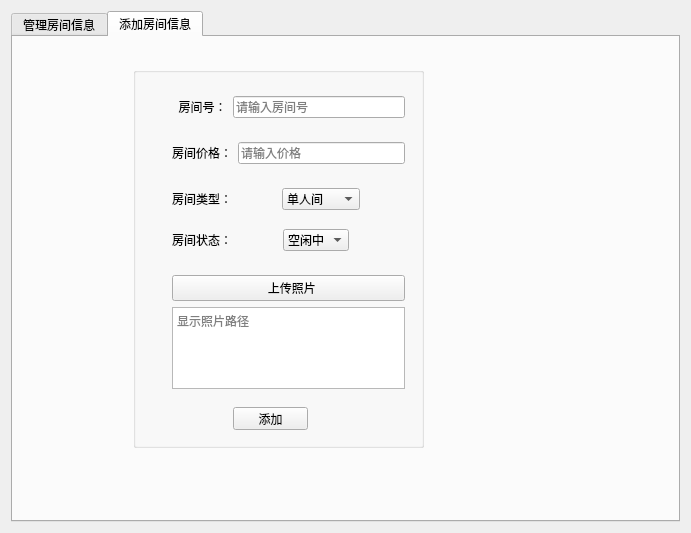
<?xml version="1.0" encoding="UTF-8"?>
<ui version="4.0">
 <class>superPage1</class>
 <widget class="QWidget" name="superPage1">
  <property name="geometry">
   <rect>
    <x>0</x>
    <y>0</y>
    <width>691</width>
    <height>533</height>
   </rect>
  </property>
  <property name="windowTitle">
   <string>Form</string>
  </property>
  <layout class="QVBoxLayout" name="verticalLayout_3">
   <item>
    <widget class="QTabWidget" name="tabWidget">
     <property name="currentIndex">
      <number>1</number>
     </property>
     <widget class="QWidget" name="tab_3">
      <attribute name="title">
       <string>管理房间信息</string>
      </attribute>
      <widget class="QWidget" name="widget" native="true">
       <property name="geometry">
        <rect>
         <x>0</x>
         <y>0</y>
         <width>691</width>
         <height>511</height>
        </rect>
       </property>
       <widget class="QTableView" name="tableView">
        <property name="geometry">
         <rect>
          <x>10</x>
          <y>80</y>
          <width>641</width>
          <height>391</height>
         </rect>
        </property>
       </widget>
       <widget class="QGroupBox" name="groupBox">
        <property name="geometry">
         <rect>
          <x>10</x>
          <y>10</y>
          <width>641</width>
          <height>60</height>
         </rect>
        </property>
        <property name="title">
         <string>房间管理</string>
        </property>
        <widget class="QWidget" name="widget_2" native="true">
         <property name="geometry">
          <rect>
           <x>340</x>
           <y>10</y>
           <width>180</width>
           <height>41</height>
          </rect>
         </property>
         <property name="styleSheet">
          <string notr="true"/>
         </property>
         <layout class="QHBoxLayout" name="horizontalLayout" stretch="2,2">
          <item>
           <widget class="QPushButton" name="last_button">
            <property name="text">
             <string>上一页</string>
            </property>
           </widget>
          </item>
          <item>
           <widget class="QPushButton" name="next_button">
            <property name="text">
             <string>下一页</string>
            </property>
           </widget>
          </item>
         </layout>
        </widget>
        <widget class="QLabel" name="label">
         <property name="geometry">
          <rect>
           <x>530</x>
           <y>30</y>
           <width>101</width>
           <height>21</height>
          </rect>
         </property>
         <property name="text">
          <string>我是标签</string>
         </property>
        </widget>
        <widget class="QWidget" name="widget_3" native="true">
         <property name="geometry">
          <rect>
           <x>80</x>
           <y>10</y>
           <width>231</width>
           <height>41</height>
          </rect>
         </property>
         <layout class="QHBoxLayout" name="horizontalLayout_2">
          <item>
           <widget class="QLineEdit" name="lineEdit">
            <property name="placeholderText">
             <string>请输入要查询的房间号</string>
            </property>
           </widget>
          </item>
          <item>
           <widget class="QPushButton" name="findroom_Button">
            <property name="text">
             <string>查询</string>
            </property>
           </widget>
          </item>
         </layout>
        </widget>
       </widget>
      </widget>
     </widget>
     <widget class="QWidget" name="tab_4">
      <attribute name="title">
       <string>添加房间信息</string>
      </attribute>
      <widget class="QGroupBox" name="groupBox_2">
       <property name="geometry">
        <rect>
         <x>120</x>
         <y>30</y>
         <width>291</width>
         <height>381</height>
        </rect>
       </property>
       <property name="title">
        <string/>
       </property>
       <widget class="QWidget" name="widget_8" native="true">
        <property name="geometry">
         <rect>
          <x>30</x>
          <y>20</y>
          <width>251</width>
          <height>311</height>
         </rect>
        </property>
        <layout class="QVBoxLayout" name="verticalLayout">
         <item>
          <widget class="QWidget" name="widget_4" native="true">
           <layout class="QHBoxLayout" name="horizontalLayout_3">
            <item>
             <widget class="QLabel" name="label_2">
              <property name="text">
               <string>  房间号：</string>
              </property>
             </widget>
            </item>
            <item>
             <widget class="QLineEdit" name="roomid_lineEdit">
              <property name="placeholderText">
               <string>请输入房间号</string>
              </property>
             </widget>
            </item>
           </layout>
          </widget>
         </item>
         <item>
          <widget class="QWidget" name="widget_5" native="true">
           <layout class="QHBoxLayout" name="horizontalLayout_4">
            <item>
             <widget class="QLabel" name="label_3">
              <property name="text">
               <string>房间价格：</string>
              </property>
             </widget>
            </item>
            <item>
             <widget class="QLineEdit" name="roomprice_lineEdit">
              <property name="placeholderText">
               <string>请输入价格</string>
              </property>
             </widget>
            </item>
           </layout>
          </widget>
         </item>
         <item>
          <widget class="QWidget" name="widget_6" native="true">
           <layout class="QHBoxLayout" name="horizontalLayout_5" stretch="2,1">
            <property name="spacing">
             <number>6</number>
            </property>
            <property name="rightMargin">
             <number>54</number>
            </property>
            <property name="bottomMargin">
             <number>4</number>
            </property>
            <item>
             <widget class="QLabel" name="label_4">
              <property name="text">
               <string>房间类型：</string>
              </property>
             </widget>
            </item>
            <item>
             <widget class="QComboBox" name="roomtype_comboBox">
              <item>
               <property name="text">
                <string>单人间</string>
               </property>
              </item>
              <item>
               <property name="text">
                <string>双人房</string>
               </property>
              </item>
              <item>
               <property name="text">
                <string>家庭房</string>
               </property>
              </item>
              <item>
               <property name="text">
                <string>总统套房</string>
               </property>
              </item>
             </widget>
            </item>
           </layout>
          </widget>
         </item>
         <item>
          <widget class="QWidget" name="widget_7" native="true">
           <layout class="QHBoxLayout" name="horizontalLayout_6" stretch="2,1">
            <property name="rightMargin">
             <number>65</number>
            </property>
            <property name="bottomMargin">
             <number>9</number>
            </property>
            <item>
             <widget class="QLabel" name="label_5">
              <property name="text">
               <string>房间状态：</string>
              </property>
             </widget>
            </item>
            <item>
             <widget class="QComboBox" name="roomstat_comboBox">
              <item>
               <property name="text">
                <string>空闲中</string>
               </property>
              </item>
              <item>
               <property name="text">
                <string>租用中</string>
               </property>
              </item>
              <item>
               <property name="text">
                <string>已预订</string>
               </property>
              </item>
             </widget>
            </item>
           </layout>
          </widget>
         </item>
         <item>
          <widget class="QWidget" name="widget_9" native="true">
           <layout class="QVBoxLayout" name="verticalLayout_2">
            <item>
             <widget class="QPushButton" name="pic_pushButton">
              <property name="text">
               <string>  上传照片</string>
              </property>
             </widget>
            </item>
            <item>
             <widget class="QTextBrowser" name="textBrowser">
              <property name="placeholderText">
               <string>显示照片路径</string>
              </property>
             </widget>
            </item>
           </layout>
          </widget>
         </item>
        </layout>
       </widget>
       <widget class="QPushButton" name="add_pushButton">
        <property name="geometry">
         <rect>
          <x>100</x>
          <y>340</y>
          <width>75</width>
          <height>23</height>
         </rect>
        </property>
        <property name="text">
         <string>添加</string>
        </property>
       </widget>
      </widget>
     </widget>
    </widget>
   </item>
  </layout>
 </widget>
 <resources/>
 <connections/>
</ui>
